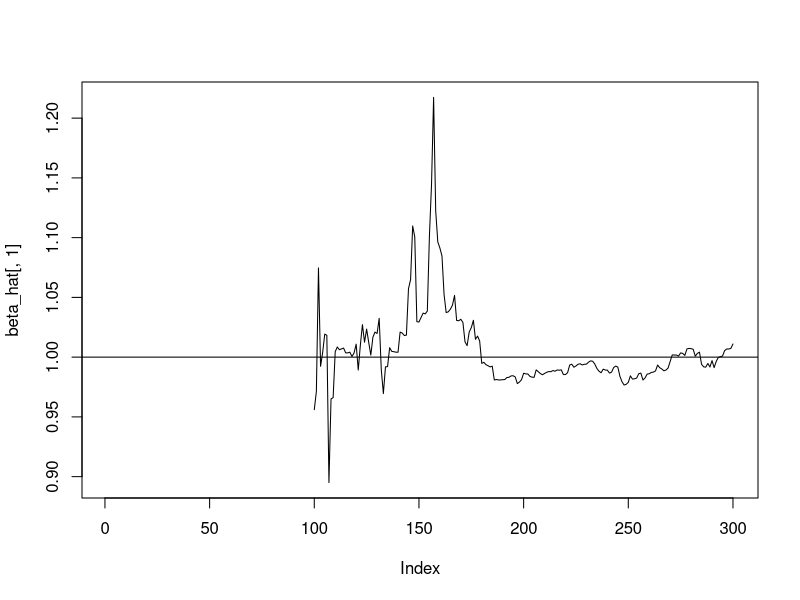

This chart was generated by the following R code:
# 25/05/2019
# Adaptive Recursive Least Squares example
# Data stream with no drift
library(MASS)
set.seed(086324)
rm(list = ls())

d <- 100 # parameter vector dimension
T_ <- 3*d # Time horizon
X <- matrix(rnorm(T_*d, sd=20), nrow=T_)
beta <- matrix(1:d, nrow=d) # true parameter value
y <- X %*% beta + rnorm(T_, sd=1)

# Implement RLS algorithm
beta_hat <- matrix(rep(NA, T_*d), nrow=T_) # parameter estimates
N <- d # For example
lambda <- 0.95 # Forgetting factor

# Initialization estimate
lamN <- sapply(1:N, FUN = function(j) lambda^(N-j))
P <- solve(lamN*t(X[1:N, ]) %*% X[1:N, ])
R <- lamN*t(X[1:N, ]) %*% y[1:N]
beta_hat[N, ] <- P %*% R
one_step_prediction <- rep(NA, T_)

# Recursive update
for (t in (N+1):T_) {
  one_step_prediction[t] <- beta_hat[t-1, , drop=F] %*% t(X[t, , drop=F])
  k <- P %*% t(X[t, , drop=F])/(lambda + X[t, , drop=F] %*% P %*% t(X[t, , drop=F]))[1]
  P <- (P - k %*% X[t, , drop=F] %*% P)/lambda
  beta_hat[t, ] <- beta_hat[t-1, ] + k %*% 
    (y[t] - t(beta_hat[t-1, ] %*% t(X[t, , drop=F]))[1])
}

# Batch estimate
# beta_hat_batch <- solve(t(X) %*% X) %*% t(X) %*% y

# beta_hat_batch # target
beta_hat[T_, ] # RLS estimate at time horizon

plot(beta_hat[ , 1], type='l')
abline(h=beta[1])

#plot(beta_hat[ , 2], type='l')
#abline(h=beta[2])

# Plot squared one-step prediction errors
#plot(log((y - one_step_prediction)^2), type='l')
#abline(v=2*d, col='red')
